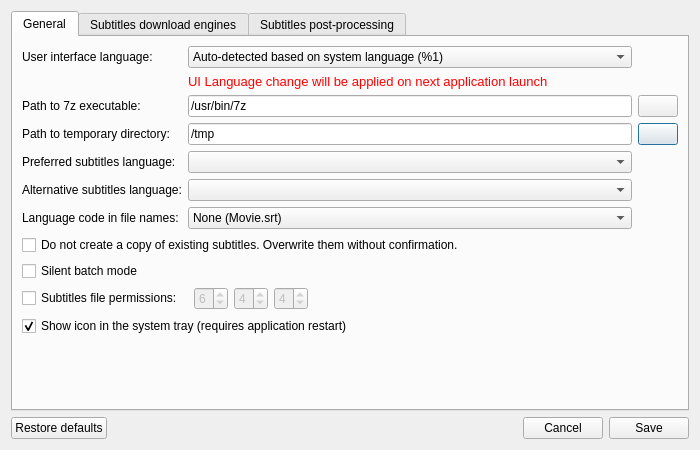
<?xml version="1.0" encoding="UTF-8"?>
<ui version="4.0">
 <class>frmOptions</class>
 <widget class="QDialog" name="frmOptions">
  <property name="geometry">
   <rect>
    <x>0</x>
    <y>0</y>
    <width>700</width>
    <height>450</height>
   </rect>
  </property>
  <property name="windowTitle">
   <string>QNapi - Settings</string>
  </property>
  <property name="windowIcon">
   <iconset resource="../res/resources.qrc">
    <normaloff>:/icon/qnapi.png</normaloff>:/icon/qnapi.png</iconset>
  </property>
  <layout class="QVBoxLayout">
   <item>
    <widget class="QTabWidget" name="tabOptions">
     <property name="currentIndex">
      <number>0</number>
     </property>
     <widget class="QWidget" name="tabGeneral">
      <attribute name="title">
       <string>General</string>
      </attribute>
      <layout class="QGridLayout" name="gridLayout">
       <item row="6" column="0">
        <widget class="QLabel" name="lbLangSuffix">
         <property name="text">
          <string>Language code in file names:</string>
         </property>
        </widget>
       </item>
       <item row="6" column="1" colspan="2">
        <widget class="QComboBox" name="cbLangSuffix">
         <property name="toolTip">
          <string>Media servers such as Jellyfin, Plex and Emby find external subtitles by the language code in their name (Movie.pol.srt)</string>
         </property>
         <item>
          <property name="text">
           <string>None (Movie.srt)</string>
          </property>
         </item>
         <item>
          <property name="text">
           <string>Two letters (Movie.pl.srt)</string>
          </property>
         </item>
         <item>
          <property name="text">
           <string>Three letters (Movie.pol.srt)</string>
          </property>
         </item>
        </widget>
       </item>
       <item row="11" column="0" colspan="3">
        <spacer name="verticalSpacer">
         <property name="orientation">
          <enum>Qt::Vertical</enum>
         </property>
         <property name="sizeHint" stdset="0">
          <size>
           <width>568</width>
           <height>172</height>
          </size>
         </property>
        </spacer>
       </item>
       <item row="8" column="0" colspan="3">
        <widget class="QCheckBox" name="cbQuietBatch">
         <property name="toolTip">
          <string>Do not show any windows while retrieving subtitles in command-line</string>
         </property>
         <property name="toolTipDuration">
          <number>5000</number>
         </property>
         <property name="text">
          <string>Silent batch mode</string>
         </property>
        </widget>
       </item>
       <item row="2" column="0">
        <widget class="QLabel" name="lb7zPath">
         <property name="text">
          <string>Path to 7z executable:</string>
         </property>
        </widget>
       </item>
       <item row="3" column="0">
        <widget class="QLabel" name="lbTmpPath">
         <property name="text">
          <string>Path to temporary directory:</string>
         </property>
        </widget>
       </item>
       <item row="2" column="1" colspan="2">
        <widget class="QLineEdit" name="le7zPath">
         <property name="text">
          <string notr="true">/usr/bin/7z</string>
         </property>
         <property name="cursorPosition">
          <number>11</number>
         </property>
         <property name="readOnly">
          <bool>false</bool>
         </property>
        </widget>
       </item>
       <item row="5" column="0">
        <widget class="QLabel" name="lbLangBackup">
         <property name="text">
          <string>Alternative subtitles language:</string>
         </property>
        </widget>
       </item>
       <item row="9" column="0" colspan="2">
        <widget class="QCheckBox" name="cbChangePermissions">
         <property name="text">
          <string>Subtitles file permissions: </string>
         </property>
        </widget>
       </item>
       <item row="9" column="2">
        <layout class="QHBoxLayout" name="_2">
         <property name="spacing">
          <number>6</number>
         </property>
         <property name="topMargin">
          <number>0</number>
         </property>
         <item>
          <widget class="QSpinBox" name="sbUPerm">
           <property name="enabled">
            <bool>false</bool>
           </property>
           <property name="maximum">
            <number>7</number>
           </property>
           <property name="value">
            <number>6</number>
           </property>
          </widget>
         </item>
         <item>
          <widget class="QSpinBox" name="sbGPerm">
           <property name="enabled">
            <bool>false</bool>
           </property>
           <property name="maximum">
            <number>7</number>
           </property>
           <property name="value">
            <number>4</number>
           </property>
          </widget>
         </item>
         <item>
          <widget class="QSpinBox" name="sbOPerm">
           <property name="enabled">
            <bool>false</bool>
           </property>
           <property name="maximum">
            <number>7</number>
           </property>
           <property name="value">
            <number>4</number>
           </property>
          </widget>
         </item>
         <item>
          <spacer name="horizontalSpacer_2">
           <property name="orientation">
            <enum>Qt::Horizontal</enum>
           </property>
           <property name="sizeHint" stdset="0">
            <size>
             <width>40</width>
             <height>20</height>
            </size>
           </property>
          </spacer>
         </item>
        </layout>
       </item>
       <item row="10" column="0" colspan="3">
        <widget class="QCheckBox" name="cbShowDockIcon">
         <property name="text">
          <string>Show icon in the system tray (requires application restart)</string>
         </property>
         <property name="checked">
          <bool>true</bool>
         </property>
        </widget>
       </item>
       <item row="3" column="3">
        <widget class="QPushButton" name="pbTmpPathSelect">
         <property name="text">
          <string/>
         </property>
         <property name="icon">
          <iconset resource="../res/resources.qrc">
           <normaloff>:/ui/folder.png</normaloff>:/ui/folder.png</iconset>
         </property>
        </widget>
       </item>
       <item row="4" column="1" colspan="2">
        <widget class="QComboBox" name="cbLang"/>
       </item>
       <item row="4" column="0">
        <widget class="QLabel" name="lbLang">
         <property name="text">
          <string>Preferred subtitles language:</string>
         </property>
        </widget>
       </item>
       <item row="3" column="1" colspan="2">
        <widget class="QLineEdit" name="leTmpPath">
         <property name="text">
          <string notr="true">/tmp</string>
         </property>
        </widget>
       </item>
       <item row="5" column="1" colspan="2">
        <widget class="QComboBox" name="cbLangBackup"/>
       </item>
       <item row="2" column="3">
        <widget class="QPushButton" name="pb7zPathSelect">
         <property name="text">
          <string/>
         </property>
         <property name="icon">
          <iconset resource="../res/resources.qrc">
           <normaloff>:/ui/folder.png</normaloff>:/ui/folder.png</iconset>
         </property>
        </widget>
       </item>
       <item row="7" column="0" colspan="3">
        <widget class="QCheckBox" name="cbNoBackup">
         <property name="text">
          <string>Do not create a copy of existing subtitles. Overwrite them without confirmation.</string>
         </property>
        </widget>
       </item>
       <item row="0" column="0">
        <widget class="QLabel" name="lbUiLanguage">
         <property name="text">
          <string>User interface language:</string>
         </property>
        </widget>
       </item>
       <item row="0" column="1" colspan="2">
        <widget class="QComboBox" name="cbUiLanguage">
         <item>
          <property name="text">
           <string>Auto-detected based on system language (%1)</string>
          </property>
         </item>
         <item>
          <property name="text">
           <string comment="en">English</string>
          </property>
          <property name="icon">
           <iconset resource="../res/resources.qrc">
            <normaloff>:/languages/en.png</normaloff>:/languages/en.png</iconset>
          </property>
         </item>
         <item>
          <property name="text">
           <string comment="it">Italian</string>
          </property>
          <property name="icon">
           <iconset resource="../res/resources.qrc">
            <normaloff>:/languages/it.png</normaloff>:/languages/it.png</iconset>
          </property>
         </item>
         <item>
          <property name="text">
           <string comment="pl">Polish</string>
          </property>
          <property name="icon">
           <iconset resource="../res/resources.qrc">
            <normaloff>:/languages/pl.png</normaloff>:/languages/pl.png</iconset>
          </property>
         </item>
        </widget>
       </item>
       <item row="1" column="1" colspan="2">
        <widget class="QLabel" name="lbUiLangChangeNotice">
         <property name="font">
          <font>
           <pointsize>10</pointsize>
          </font>
         </property>
         <property name="styleSheet">
          <string notr="true">color: red;</string>
         </property>
         <property name="text">
          <string>UI Language change will be applied on next application launch</string>
         </property>
        </widget>
       </item>
      </layout>
     </widget>
     <widget class="QWidget" name="tabDownloadEngines">
      <attribute name="title">
       <string>Subtitles download engines</string>
      </attribute>
      <layout class="QGridLayout" name="gridLayout_2">
       <item row="13" column="0">
        <widget class="QLabel" name="lbJobs">
         <property name="text">
          <string>Files processed at the same time:</string>
         </property>
         <property name="toolTip">
          <string>The services block requests that arrive one after another but let several at once through, so a whole season is much faster in parallel. Only used when no list of subtitles has to be shown, or when it may be shown for several files at once.</string>
         </property>
        </widget>
       </item>
       <item row="14" column="0">
        <widget class="QSpinBox" name="sbJobs">
         <property name="minimum">
          <number>1</number>
         </property>
         <property name="maximum">
          <number>8</number>
         </property>
        </widget>
       </item>
       <item row="0" column="0">
        <widget class="QLabel" name="lbAvailableEngines">
         <property name="text">
          <string>Available engines to download subtitles from:</string>
         </property>
        </widget>
       </item>
       <item row="11" column="0">
        <widget class="QLabel" name="lbDownloadPolicy">
         <property name="sizePolicy">
          <sizepolicy hsizetype="Preferred" vsizetype="Maximum">
           <horstretch>0</horstretch>
           <verstretch>0</verstretch>
          </sizepolicy>
         </property>
         <property name="text">
          <string>Subtitles download policy:</string>
         </property>
        </widget>
       </item>
       <item row="12" column="0" colspan="2">
        <widget class="QComboBox" name="cbDownloadPolicy">
         <property name="currentIndex">
          <number>1</number>
         </property>
         <property name="maxCount">
          <number>3</number>
         </property>
         <item>
          <property name="text">
           <string>Always show a list of available subtitles</string>
          </property>
         </item>
         <item>
          <property name="text">
           <string>Show a list of available subtitles only if needed</string>
          </property>
         </item>
         <item>
          <property name="text">
           <string>Always obtain first matching subtitles and never show a list</string>
          </property>
         </item>
        </widget>
       </item>
       <item row="1" column="0" rowspan="7">
        <widget class="QTableWidget" name="twEngines">
         <property name="editTriggers">
          <set>QAbstractItemView::NoEditTriggers</set>
         </property>
         <property name="dragDropMode">
          <enum>QAbstractItemView::NoDragDrop</enum>
         </property>
         <property name="selectionMode">
          <enum>QAbstractItemView::SingleSelection</enum>
         </property>
         <property name="selectionBehavior">
          <enum>QAbstractItemView::SelectRows</enum>
         </property>
         <property name="verticalScrollMode">
          <enum>QAbstractItemView::ScrollPerPixel</enum>
         </property>
         <property name="horizontalScrollMode">
          <enum>QAbstractItemView::ScrollPerPixel</enum>
         </property>
        </widget>
       </item>
       <item row="1" column="1">
        <widget class="QPushButton" name="pbMoveUp">
         <property name="enabled">
          <bool>false</bool>
         </property>
         <property name="text">
          <string>Move up</string>
         </property>
         <property name="icon">
          <iconset resource="../res/resources.qrc">
           <normaloff>:/ui/arrow_up.png</normaloff>:/ui/arrow_up.png</iconset>
         </property>
        </widget>
       </item>
       <item row="8" column="0" colspan="2">
        <widget class="QLabel" name="lbSearchPolicy">
         <property name="sizePolicy">
          <sizepolicy hsizetype="Preferred" vsizetype="Maximum">
           <horstretch>0</horstretch>
           <verstretch>0</verstretch>
          </sizepolicy>
         </property>
         <property name="text">
          <string>Subtitles search policy:</string>
         </property>
        </widget>
       </item>
       <item row="2" column="1">
        <widget class="QPushButton" name="pbMoveDown">
         <property name="enabled">
          <bool>false</bool>
         </property>
         <property name="text">
          <string>Move down  </string>
         </property>
         <property name="icon">
          <iconset resource="../res/resources.qrc">
           <normaloff>:/ui/arrow_down.png</normaloff>:/ui/arrow_down.png</iconset>
         </property>
        </widget>
       </item>
       <item row="4" column="1">
        <widget class="QPushButton" name="pbEngineInfo">
         <property name="enabled">
          <bool>false</bool>
         </property>
         <property name="text">
          <string>Information</string>
         </property>
         <property name="icon">
          <iconset resource="../res/resources.qrc">
           <normaloff>:/ui/information.png</normaloff>:/ui/information.png</iconset>
         </property>
        </widget>
       </item>
       <item row="3" column="1">
        <widget class="QPushButton" name="pbEngineConf">
         <property name="enabled">
          <bool>false</bool>
         </property>
         <property name="text">
          <string>Configure</string>
         </property>
         <property name="icon">
          <iconset resource="../res/resources.qrc">
           <normaloff>:/ui/wrench.png</normaloff>:/ui/wrench.png</iconset>
         </property>
        </widget>
       </item>
       <item row="9" column="0">
        <widget class="QComboBox" name="cbSearchPolicy">
         <property name="currentIndex">
          <number>0</number>
         </property>
         <item>
          <property name="text">
           <string>Stop the search after finding a matching subtitles (faster)</string>
          </property>
         </item>
         <item>
          <property name="text">
           <string>Search all available subtitles (slower)</string>
          </property>
         </item>
         <item>
          <property name="text">
           <string>Find all subtitles, also in alternative language (slowest)</string>
          </property>
         </item>
        </widget>
       </item>
      </layout>
     </widget>
     <widget class="QWidget" name="tabPostProcessing">
      <attribute name="title">
       <string>Subtitles post-processing</string>
      </attribute>
      <layout class="QGridLayout" name="gridLayout_3">
       <item row="0" column="0">
        <widget class="QGroupBox" name="gbPpEnable">
         <property name="title">
          <string>Enable post-processing for downloaded subtitles</string>
         </property>
         <property name="checkable">
          <bool>true</bool>
         </property>
         <property name="checked">
          <bool>true</bool>
         </property>
         <layout class="QGridLayout" name="gridLayout_4">
          <item row="0" column="0" colspan="4">
           <layout class="QHBoxLayout" name="horizontalLayout_2">
            <item>
             <widget class="QLabel" name="lbEncoding">
              <property name="text">
               <string>Character encoding:</string>
              </property>
             </widget>
            </item>
            <item>
             <widget class="QComboBox" name="cbEncodingMethod">
              <property name="sizePolicy">
               <sizepolicy hsizetype="MinimumExpanding" vsizetype="Fixed">
                <horstretch>0</horstretch>
                <verstretch>0</verstretch>
               </sizepolicy>
              </property>
              <item>
               <property name="text">
                <string>Keep the original</string>
               </property>
              </item>
              <item>
               <property name="text">
                <string>Convert (settings below)</string>
               </property>
              </item>
              <item>
               <property name="text">
                <string>Replace diacritic characters with their ASCII equivalents</string>
               </property>
              </item>
             </widget>
            </item>
           </layout>
          </item>
          <item row="2" column="0" colspan="4">
           <layout class="QHBoxLayout">
            <item>
             <spacer>
              <property name="orientation">
               <enum>Qt::Horizontal</enum>
              </property>
              <property name="sizeType">
               <enum>QSizePolicy::Fixed</enum>
              </property>
              <property name="sizeHint" stdset="0">
               <size>
                <width>30</width>
                <height>20</height>
               </size>
              </property>
             </spacer>
            </item>
            <item>
             <widget class="QLabel" name="lbConvertFrom">
              <property name="enabled">
               <bool>false</bool>
              </property>
              <property name="sizePolicy">
               <sizepolicy hsizetype="Minimum" vsizetype="Preferred">
                <horstretch>0</horstretch>
                <verstretch>0</verstretch>
               </sizepolicy>
              </property>
              <property name="text">
               <string>From:</string>
              </property>
              <property name="alignment">
               <set>Qt::AlignCenter</set>
              </property>
             </widget>
            </item>
            <item>
             <widget class="QComboBox" name="cbEncFrom">
              <property name="enabled">
               <bool>false</bool>
              </property>
              <property name="sizePolicy">
               <sizepolicy hsizetype="MinimumExpanding" vsizetype="Fixed">
                <horstretch>0</horstretch>
                <verstretch>0</verstretch>
               </sizepolicy>
              </property>
              <item>
               <property name="text">
                <string notr="true">Windows-1250</string>
               </property>
              </item>
             </widget>
            </item>
            <item>
             <spacer>
              <property name="orientation">
               <enum>Qt::Horizontal</enum>
              </property>
              <property name="sizeType">
               <enum>QSizePolicy::Fixed</enum>
              </property>
              <property name="sizeHint" stdset="0">
               <size>
                <width>25</width>
                <height>20</height>
               </size>
              </property>
             </spacer>
            </item>
            <item>
             <widget class="QLabel" name="lbConvert">
              <property name="enabled">
               <bool>false</bool>
              </property>
              <property name="sizePolicy">
               <sizepolicy hsizetype="Minimum" vsizetype="Preferred">
                <horstretch>0</horstretch>
                <verstretch>0</verstretch>
               </sizepolicy>
              </property>
              <property name="text">
               <string>To:</string>
              </property>
              <property name="alignment">
               <set>Qt::AlignCenter</set>
              </property>
             </widget>
            </item>
            <item>
             <widget class="QComboBox" name="cbEncTo">
              <property name="enabled">
               <bool>false</bool>
              </property>
              <property name="sizePolicy">
               <sizepolicy hsizetype="MinimumExpanding" vsizetype="Fixed">
                <horstretch>0</horstretch>
                <verstretch>0</verstretch>
               </sizepolicy>
              </property>
              <item>
               <property name="text">
                <string notr="true">UTF-8</string>
               </property>
              </item>
             </widget>
            </item>
            <item>
             <spacer>
              <property name="orientation">
               <enum>Qt::Horizontal</enum>
              </property>
              <property name="sizeType">
               <enum>QSizePolicy::Fixed</enum>
              </property>
              <property name="sizeHint" stdset="0">
               <size>
                <width>25</width>
                <height>20</height>
               </size>
              </property>
             </spacer>
            </item>
           </layout>
          </item>
          <item row="3" column="0" colspan="4">
           <layout class="QHBoxLayout" name="horizontalLayout">
            <property name="topMargin">
             <number>0</number>
            </property>
            <item>
             <spacer name="horizontalSpacer">
              <property name="orientation">
               <enum>Qt::Horizontal</enum>
              </property>
              <property name="sizeType">
               <enum>QSizePolicy::Fixed</enum>
              </property>
              <property name="sizeHint" stdset="0">
               <size>
                <width>30</width>
                <height>20</height>
               </size>
              </property>
             </spacer>
            </item>
            <item>
             <widget class="QCheckBox" name="cbShowAllEncodings">
              <property name="enabled">
               <bool>false</bool>
              </property>
              <property name="text">
               <string>Show all available character encodings</string>
              </property>
             </widget>
            </item>
           </layout>
          </item>
          <item row="5" column="0" colspan="4">
           <widget class="QTextEdit" name="teRemoveLinesWords">
            <property name="enabled">
             <bool>false</bool>
            </property>
            <property name="html">
             <string notr="true">&lt;!DOCTYPE HTML PUBLIC &quot;-//W3C//DTD HTML 4.0//EN&quot; &quot;http://www.w3.org/TR/REC-html40/strict.dtd&quot;&gt;
&lt;html&gt;&lt;head&gt;&lt;meta name=&quot;qrichtext&quot; content=&quot;1&quot; /&gt;&lt;style type=&quot;text/css&quot;&gt;
p, li { white-space: pre-wrap; }
&lt;/style&gt;&lt;/head&gt;&lt;body style=&quot; font-family:'.SF NS Text'; font-size:13pt; font-weight:400; font-style:normal;&quot;&gt;
&lt;p style=&quot; margin-top:0px; margin-bottom:0px; margin-left:0px; margin-right:0px; -qt-block-indent:0; text-indent:0px;&quot;&gt;&lt;span style=&quot; font-family:'sans-serif'; font-size:12pt;&quot;&gt;movie info&lt;/span&gt;&lt;/p&gt;
&lt;p style=&quot; margin-top:0px; margin-bottom:0px; margin-left:0px; margin-right:0px; -qt-block-indent:0; text-indent:0px; -qt-user-state:0;&quot;&gt;&lt;span style=&quot; font-family:'sans-serif'; font-size:12pt;&quot;&gt;synchro&lt;/span&gt;&lt;/p&gt;&lt;/body&gt;&lt;/html&gt;</string>
            </property>
            <property name="acceptRichText">
             <bool>false</bool>
            </property>
           </widget>
          </item>
          <item row="6" column="0">
           <widget class="QLabel" name="lbSubFormat">
            <property name="text">
             <string>Subtitles format:</string>
            </property>
           </widget>
          </item>
          <item row="6" column="1">
           <widget class="QComboBox" name="cbSubFormat">
            <property name="sizePolicy">
             <sizepolicy hsizetype="MinimumExpanding" vsizetype="Fixed">
              <horstretch>0</horstretch>
              <verstretch>0</verstretch>
             </sizepolicy>
            </property>
            <item>
             <property name="text">
              <string>Keep the original</string>
             </property>
            </item>
           </widget>
          </item>
          <item row="6" column="2">
           <widget class="QLabel" name="lbSubExtension">
            <property name="text">
             <string>Subtitles extension:</string>
            </property>
           </widget>
          </item>
          <item row="6" column="3">
           <widget class="QComboBox" name="cbSubExtension">
            <property name="sizePolicy">
             <sizepolicy hsizetype="MinimumExpanding" vsizetype="Fixed">
              <horstretch>0</horstretch>
              <verstretch>0</verstretch>
             </sizepolicy>
            </property>
            <item>
             <property name="text">
              <string>Default</string>
             </property>
            </item>
            <item>
             <property name="text">
              <string notr="true">srt</string>
             </property>
            </item>
            <item>
             <property name="text">
              <string notr="true">sub</string>
             </property>
            </item>
            <item>
             <property name="text">
              <string notr="true">txt</string>
             </property>
            </item>
           </widget>
          </item>
          <item row="7" column="0" colspan="4">
           <widget class="QCheckBox" name="cbSkipConvertAds">
            <property name="enabled">
             <bool>true</bool>
            </property>
            <property name="text">
             <string>Do not add information about QNapi while converting between formats</string>
            </property>
           </widget>
          </item>
          <item row="1" column="0" colspan="4">
           <widget class="QCheckBox" name="cbAutoDetectEncoding">
            <property name="enabled">
             <bool>false</bool>
            </property>
            <property name="text">
             <string>Attempt to automatically detect encoding</string>
            </property>
            <property name="checked">
             <bool>false</bool>
            </property>
           </widget>
          </item>
          <item row="4" column="0" colspan="4">
           <widget class="QCheckBox" name="cbRemoveLines">
            <property name="text">
             <string>Remove subtitles lines that contain the following words:</string>
            </property>
           </widget>
          </item>
         </layout>
         <zorder>cbAutoDetectEncoding</zorder>
         <zorder>cbRemoveLines</zorder>
         <zorder>teRemoveLinesWords</zorder>
         <zorder>lbSubFormat</zorder>
         <zorder>cbSubFormat</zorder>
         <zorder>lbSubExtension</zorder>
         <zorder>cbSubExtension</zorder>
         <zorder>cbSkipConvertAds</zorder>
        </widget>
       </item>
      </layout>
     </widget>
    </widget>
   </item>
   <item>
    <layout class="QHBoxLayout">
     <item>
      <widget class="QPushButton" name="pbRestoreDefaults">
       <property name="text">
        <string>Restore defaults</string>
       </property>
      </widget>
     </item>
     <item>
      <spacer>
       <property name="orientation">
        <enum>Qt::Horizontal</enum>
       </property>
       <property name="sizeHint" stdset="0">
        <size>
         <width>40</width>
         <height>20</height>
        </size>
       </property>
      </spacer>
     </item>
     <item>
      <widget class="QPushButton" name="pbCancel">
       <property name="text">
        <string>Cancel</string>
       </property>
      </widget>
     </item>
     <item>
      <widget class="QPushButton" name="pbSave">
       <property name="text">
        <string>Save</string>
       </property>
      </widget>
     </item>
    </layout>
   </item>
  </layout>
 </widget>
 <tabstops>
  <tabstop>cbUiLanguage</tabstop>
  <tabstop>le7zPath</tabstop>
  <tabstop>pb7zPathSelect</tabstop>
  <tabstop>leTmpPath</tabstop>
  <tabstop>pbTmpPathSelect</tabstop>
  <tabstop>cbLang</tabstop>
  <tabstop>cbLangBackup</tabstop>
  <tabstop>cbNoBackup</tabstop>
  <tabstop>cbQuietBatch</tabstop>
  <tabstop>cbChangePermissions</tabstop>
  <tabstop>sbUPerm</tabstop>
  <tabstop>sbGPerm</tabstop>
  <tabstop>sbOPerm</tabstop>
  <tabstop>cbShowDockIcon</tabstop>
  <tabstop>twEngines</tabstop>
  <tabstop>pbMoveUp</tabstop>
  <tabstop>pbMoveDown</tabstop>
  <tabstop>pbEngineConf</tabstop>
  <tabstop>pbEngineInfo</tabstop>
  <tabstop>cbSearchPolicy</tabstop>
  <tabstop>cbDownloadPolicy</tabstop>
  <tabstop>gbPpEnable</tabstop>
  <tabstop>cbEncodingMethod</tabstop>
  <tabstop>cbAutoDetectEncoding</tabstop>
  <tabstop>cbEncFrom</tabstop>
  <tabstop>cbEncTo</tabstop>
  <tabstop>cbShowAllEncodings</tabstop>
  <tabstop>cbRemoveLines</tabstop>
  <tabstop>teRemoveLinesWords</tabstop>
  <tabstop>cbSubFormat</tabstop>
  <tabstop>cbSubExtension</tabstop>
  <tabstop>cbSkipConvertAds</tabstop>
  <tabstop>pbRestoreDefaults</tabstop>
  <tabstop>pbCancel</tabstop>
  <tabstop>pbSave</tabstop>
  <tabstop>tabOptions</tabstop>
 </tabstops>
 <resources>
  <include location="../res/resources.qrc"/>
 </resources>
 <connections>
  <connection>
   <sender>pbSave</sender>
   <signal>clicked()</signal>
   <receiver>frmOptions</receiver>
   <slot>accept()</slot>
   <hints>
    <hint type="sourcelabel">
     <x>689</x>
     <y>439</y>
    </hint>
    <hint type="destinationlabel">
     <x>327</x>
     <y>211</y>
    </hint>
   </hints>
  </connection>
  <connection>
   <sender>pbCancel</sender>
   <signal>clicked()</signal>
   <receiver>frmOptions</receiver>
   <slot>reject()</slot>
   <hints>
    <hint type="sourcelabel">
     <x>603</x>
     <y>439</y>
    </hint>
    <hint type="destinationlabel">
     <x>327</x>
     <y>211</y>
    </hint>
   </hints>
  </connection>
  <connection>
   <sender>cbRemoveLines</sender>
   <signal>toggled(bool)</signal>
   <receiver>teRemoveLinesWords</receiver>
   <slot>setEnabled(bool)</slot>
   <hints>
    <hint type="sourcelabel">
     <x>191</x>
     <y>213</y>
    </hint>
    <hint type="destinationlabel">
     <x>129</x>
     <y>251</y>
    </hint>
   </hints>
  </connection>
  <connection>
   <sender>cbChangePermissions</sender>
   <signal>toggled(bool)</signal>
   <receiver>sbUPerm</receiver>
   <slot>setEnabled(bool)</slot>
   <hints>
    <hint type="sourcelabel">
     <x>119</x>
     <y>275</y>
    </hint>
    <hint type="destinationlabel">
     <x>256</x>
     <y>277</y>
    </hint>
   </hints>
  </connection>
  <connection>
   <sender>cbChangePermissions</sender>
   <signal>toggled(bool)</signal>
   <receiver>sbGPerm</receiver>
   <slot>setEnabled(bool)</slot>
   <hints>
    <hint type="sourcelabel">
     <x>187</x>
     <y>275</y>
    </hint>
    <hint type="destinationlabel">
     <x>302</x>
     <y>277</y>
    </hint>
   </hints>
  </connection>
  <connection>
   <sender>cbChangePermissions</sender>
   <signal>toggled(bool)</signal>
   <receiver>sbOPerm</receiver>
   <slot>setEnabled(bool)</slot>
   <hints>
    <hint type="sourcelabel">
     <x>135</x>
     <y>275</y>
    </hint>
    <hint type="destinationlabel">
     <x>348</x>
     <y>277</y>
    </hint>
   </hints>
  </connection>
 </connections>
</ui>
